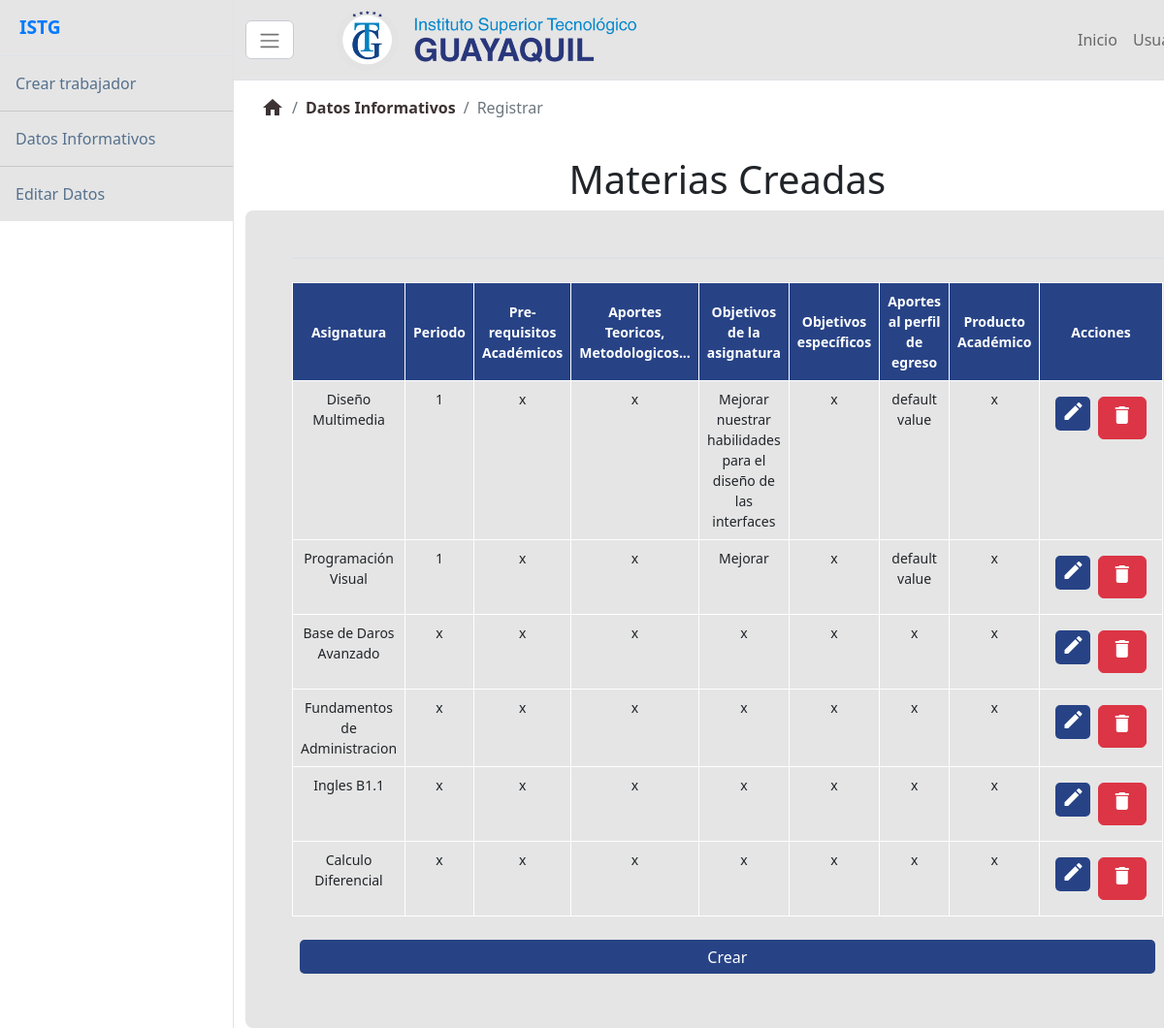
/datosinformativos/, run on an earlier commit of the app's database.
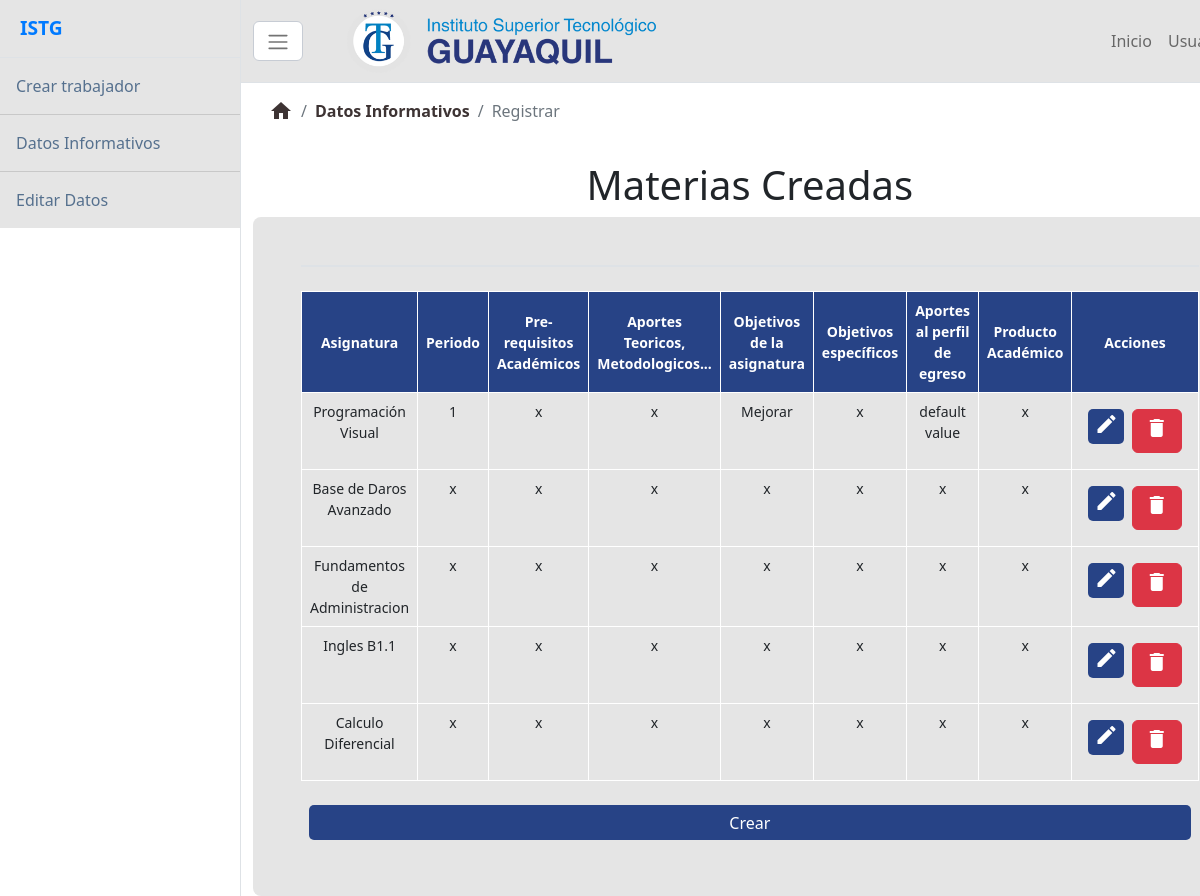
And on a later commit of the database.
### processos/models.py (models this page shows)
class Asignatura(models.Model):
    id = models.IntegerField(primary_key=True)
    nombre_asignatura = models.CharField(max_length=200)
    objetivo_asignatura = models.CharField(max_length=650)
    aportes_teoricos = models.CharField(max_length=1500)
    objetivos_especificos = models.CharField(max_length=1500)
    producto_academico = models.CharField(max_length=1500)
    prerequisito_academico = models.CharField(max_length=400)
    periodo = models.CharField(max_length=150)
    aportes_perfil_egreso = models.CharField(max_length=600)
    estado = models.CharField(max_length=3, default='A')

### processos/views.py (the view, shortened to what this page needs)
# urls.py: path('datosinformativos/', views.datosinfo_view, name='datosinfo'),
def datosinfo_view(request):
    datosAsignatura = Asignatura.objects.filter(estado='A')
    msg = ""
    msg1 = ""
    return render(request, 'datosinfo.html', {'datosAsignatura':
                                              datosAsignatura, 'msg': msg,  'msg1': msg1})

### processos/templates/datosinfo.html (shortened to what this page needs)
{% extends "dashboard.html" %} {% block content %}
<div class="d-flex" id="wrapper">
  <div class="container-fluid">
    <nav aria-label="breadcrumb">
      <ol class="breadcrumb p-3 bg-body-tertiary rounded-3">
        <li class="breadcrumb-item">
          <a class="link-body-emphasis" href="{% url 'dashboard' %}">
            <i class="material-icons">home</i>
          </a>
        </li>
        <li class="breadcrumb-item">
          <a class="link-body-emphasis fw-semibold text-decoration-none" href="{% url 'datosinfo' %}">Datos
            Informativos</a>
        </li>
        <li class="breadcrumb-item active" aria-current="page">Registrar</li>
      </ol>
    </nav>
    <div class="row align-items-md-stretch">
      <div class="cardcol-md-6 w-100">
        <h1 class="texto-azul-oscuro text-center">Materias Creadas</h1>
        <div class="p-5 text-bg-dark rounded-3 text-center">
          <div class="modal-head border from-control"></div>
          <br />
          <table class="small table accordion table-bordered rounded">
            <thead class="text-lg-center text-white" style="background-color: #274386">
              <tr>
                <th class="align-middle align-top">Asignatura</th>
                <th class="align-middle align-top">Periodo</th>
                <th class="align-middle align-top">
                  Pre-requisitos Académicos
                </th>
                <th class="align-middle align-top">
                  Aportes Teoricos, Metodologicos...
                </th>
                <th class="align-middle align-top">
                  Objetivos de la asignatura
                </th>
                <th class="align-middle align-top">Objetivos específicos</th>
                <th class="align-middle align-top">
                  Aportes al perfil de egreso
                </th>
                <th class="align-middle align-top">Producto Académico</th>
                <th class="align-middle align-top">Acciones</th>
              </tr>
            </thead>
            <tbody class="texto-pequeño">
              {% for asignatura in datosAsignatura %}
              <tr>
                <td>{{ asignatura.nombre_asignatura }}</td>
                <td>{{ asignatura.periodo }}</td>
                <td>{{ asignatura.prerequisito_academico }}</td>
                <td>{{ asignatura.aportes_teoricos }}</td>
                <td>{{ asignatura.objetivo_asignatura }}</td>
                <td>{{ asignatura.objetivos_especificos }}</td>
                <td>{{ asignatura.aportes_perfil_egreso }}</td>
                <td>{{ asignatura.producto_academico }}</td>
                <td>
                  <div class="d-flex m-2">
                    <button class="w-100 boton-guayaquil" type="button" class="btn btn-primary" data-bs-toggle="modal"
                      data-bs-target="#myModal">
                      <i>
                        <span class="material-icons">edit</span>
                      </i>
                    </button>&nbsp;&nbsp;
                    <form method="post">
                      <button class="btn btn-danger" type="submit">
                        <i>
                          <span class="material-icons">delete</span>
                        </i>
                      </button>
                    </form>
                  </div>
                </td>
              </tr>
              {% endfor %}
            </tbody>
          </table>
          <div class="p-2">
            <button class="w-100 boton-guayaquil" type="button" class="btn btn-primary" data-bs-toggle="modal"
              data-bs-target="#myModal">
              Crear
            </button>
          </div>
        </div>
      </div>
    </div>
  </div>
</div>
{% endblock content %}

What changed in the data, as far as the page shows it:
no longer on this page (row edited): Asignatura: nombre_asignatura "Diseño Multimedia", periodo "1", prerequisito_academico "x", aportes_teoricos "x", objetivo_asignatura "Mejorar nuestrar habilidades para el diseño de las interfaces", objetivos_especificos "x", aportes_perfil_egreso "default value", producto_academico "x"
